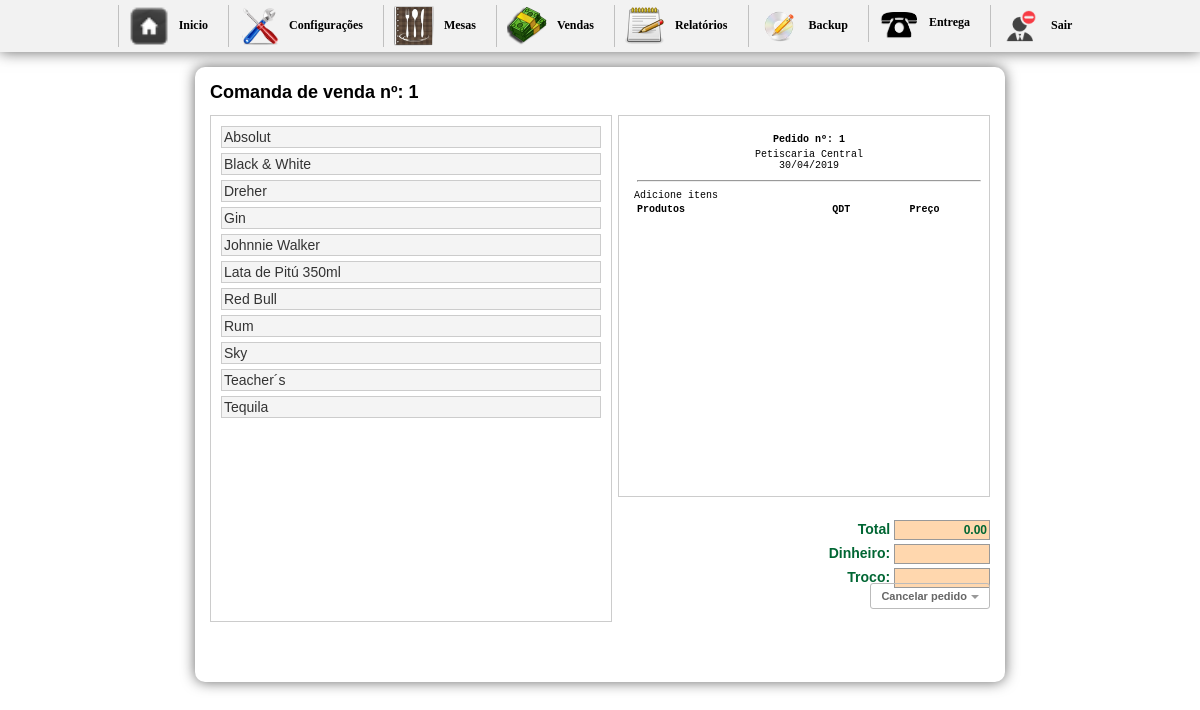
The page /inicio.php?btn=nova on the database its author committed.
### tables this page shows
CREATE TABLE `tbl_carrinho` (
  `id` int(11) NOT NULL AUTO_INCREMENT,
  `cod` int(11) NOT NULL,
  `nome` varchar(150) NOT NULL,
  `preco` varchar(10) NOT NULL,
  `qtd` int(11) NOT NULL,
  `comanda` int(200) NOT NULL,
  `data` date NOT NULL,
  `time` time NOT NULL,
  `id_mesa` int(30) NOT NULL,
  `situacao` int(2) NOT NULL,
  `idGarcon` varchar(200) NOT NULL,
  `status` int(1) NOT NULL,
  `destino` int(1) NOT NULL,
  `entregue` int(1) NOT NULL,
  `feito` int(1) NOT NULL,
  PRIMARY KEY (`id`)
);

CREATE TABLE `tbl_produtos` (
  `cod` int(11) NOT NULL AUTO_INCREMENT,
  `nome` varchar(150) NOT NULL,
  `img` varchar(36) NOT NULL,
  `preco` varchar(10) NOT NULL,
  `id_categoria` int(30) NOT NULL,
  `destino` int(1) NOT NULL,
  PRIMARY KEY (`cod`)
);

CREATE TABLE `config` (
  `id_conf` int(30) NOT NULL,
  `empresa` varchar(200) NOT NULL,
  `telefone` varchar(30) NOT NULL,
  `pgarcon` int(10) NOT NULL,
  `ativo` int(2) NOT NULL
);

### vender.php (the view, shortened to what this page needs)
<?php
  $sql1 = mysql_query("SELECT * FROM tbl_carrinho ORDER BY comanda DESC") or die(mysql_error());
  $cont1 = mysql_fetch_array($sql1);
  $numero1 = $cont1['comanda'];
  $proxima1 = $numero1 + 1;
  ?>
<h1>Comanda de venda nº: <?php echo $proxima1 ?></h1>
<div id="boxprodutos">
	<div id="comentarios2">
    <ul>
	<?php
	$seleciona = mysql_query("SELECT * FROM tbl_produtos WHERE id_categoria ='6' ORDER BY nome ASC") or die(mysql_error());
	$contar = mysql_num_rows($seleciona);
	if($contar == 0){
		echo "";
	}else{
		while($res_comentarios = mysql_fetch_array($seleciona)){
			$cod          = $res_comentarios['cod'];
			$nome         = $res_comentarios['nome'];
			$preco		  = $res_comentarios['preco'];
	?>
       <li><a href="cadastra.php?cod=<?php echo $cod ?>&nome=<?php echo $nome ?>&preco=<?php echo $preco ?>&qtd=1&comanda=<?php echo $proxima1 ?>" class="btn"><?php echo $nome; ?></a></li>
    <?php
		}
	}
	?>
    </ul>
    </div>
</div>
<div id="box">
	<div id="comentarios">
    <table width="100%" border="0" class="inputs">
  <tr>
  <td align="center"><strong>Pedido nº: <?php echo $proxima1 ?></strong></td>
  </tr>
  <tr>
   <?php $n = mysql_query("SELECT * FROM config");
 	$a = mysql_fetch_array($n);
 ?>
    <td align="center"><?php echo $a['empresa'] ?> <br/> <?php echo date("d/m/Y"); ?></td>
    </tr>
    <tr>
    <td><hr/></td>
    </tr>
</table>
    <table width="100%">
    <tr>
	  <td><strong>Produtos</strong></td>
      <td width="14%" align="center"><strong>QDT</strong></td>
	  <td align="center"><strong>Preço</strong></td>
	  </tr>
    </table>
 <div id="formulario">
    <?php $total = number_format($total, 2, '.', '.'); ?>
      <form name="formulario" action="" method="post" enctype="multipart/form-data">
            <span class="valores">Total </span>
        <input name="total" type="text" value="<?php echo $total ?>" size="8" maxlength="6" class="calc" readonly="true"/><br/>
            <span class="valores">Dinheiro: </span>
    <input name="dinheiro" type="text" size="8" maxlength="6"  class="calc" onkeyup="javascript:operacao('')" id="dinheiro-1" readonly="true"/><br/>
            <span class="valores">Troco: </span>
        <input name="troco" type="text" class="calc" size="8" maxlength="8" readonly="true"/><br/>
      </form>
      <a href="inicio.php"class="button">
  Cancelar pedido</a>
      </div>
  </div>
</div>

### css/css.css (style rules this page uses)
body { margin-left: 0px;margin-top: 0px;margin-right: 0px;margin-bottom: 0px; background-color:#FFF; font-family:Verdana, Geneva, sans-serif; font-size:14px; }
h1 { font-size:18px; margin-top:0; }
#boxprodutos { width:400px; height:500px; margin:0 auto; border:1px solid #ccc; float:left; background:#FFF; padding-bottom:5px; overflow:auto }
#comentarios2 ul { width:400px; height:auto; overflow:auto; padding:0; list-style:none; margin:10px 0; float:left; }
#comentarios2 ul li { display:block; padding:2px; border:1px solid #CCC; background:#F4F4F4; margin:0 10px 5px 10px; }
#comentarios2 ul li a:link { text-decoration:none; color:#333; font-size:14px; }
#box { width:370px; margin:0 auto; border:1px solid #ccc; float:right; font:10px "Courier New", Courier, monospace; background:#0000; }
#comentarios { width:350px; height:350px;overflow: auto; padding:15px; }
#formulario { position:absolute; width:300px; height:115px; top:518px; font-size:10px; text-align:right; margin-left:56px; }
.calc { border:1px solid #999; height:16px; width:90px; font-family:Verdana, Geneva, sans-serif; font-size:12px; font-weight:bold; color:#063; background:#FFD7AE; margin:2px 0 2px 0; text-align:right; }
.valores { font-size:10px; font-family:Verdana, Geneva, sans-serif; font-size:14px; font-weight:bold; color:#063; }
.button { border: 1px solid #BBB; border-radius: 3px; text-shadow: 0 1px 1px white; -webkit-box-shadow: 0 1px 1px #fff; -moz-box-shadow: 0 1px 1px #fff; box-shadow: 0 1px 1px #fff; font: bold 11px Sans-Serif; padding: 6px 10px; white-space: nowrap; vertical-align: middle; color: #666; background: transparent; cursor: pointer; margin-top:3px; text-decoration:none; }
.button:after { content: ""; display: inline-block; width: 0; height: 0; border-top: 4px solid #999; border-left: 4px solid transparent; border-right: 4px solid transparent; margin: 0 0 0 4px; position: relative; top: -1px; text-decoration:none; }

### rows shown on the page
tbl_carrinho: comanda "1"
tbl_produtos: nome "Absolut"
tbl_produtos: nome "Black & White"
tbl_produtos: nome "Dreher"
tbl_produtos: nome "Gin"
tbl_produtos: nome "Johnnie Walker"
tbl_produtos: nome "Lata de Pitú 350ml"
tbl_produtos: nome "Red Bull"
tbl_produtos: nome "Rum"
tbl_produtos: nome "Sky"
tbl_produtos: nome "Teacher´s"
tbl_produtos: nome "Tequila"
config: empresa "Petiscaria Central"
